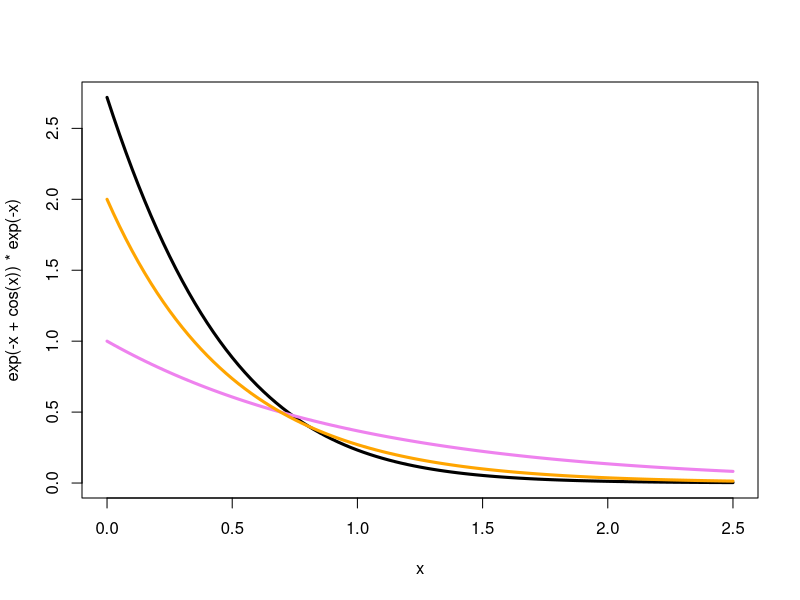

Write R code to recreate this figure.
## ---- chunk 1
curve(exp(-x+cos(x))*exp(-x), 0, 2.5, n =101, add=FALSE, type="l", ylab=NULL, log=NULL, lwd=3)
curve(exp(-x), 0, 2.5, add=TRUE, col="violet",lwd=3)
curve(2*exp(-2*x), 0, 2.5, add=TRUE, col="orange",lwd=3)
## ---- chunk 2
m = 1000

X = rexp(m, rate=2)
weight = c()
mu = c()

for (i in 1:m){
  weight[i] = dexp(X[i])/dexp(X[i], rate=2)
  mu[i] = weight[i]*exp((-1*(X[i]))+cos(X[i]))
}
## ---- chunk 3
# estimated mu
mean(mu)
sqrt(var(mu)/m)
## ---- chunk 4
# Naive MC
X = rexp(m, 1)
mean(exp(-1*X+cos(X)))
sqrt(var(exp(-1*X+cos(X)))/m)
